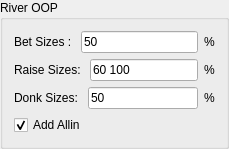
             <widget class="QGroupBox" name="groupBox_6">
              <property name="title">
               <string>River OOP</string>
              </property>
              <layout class="QVBoxLayout" name="verticalLayout_9">
               <item>
                <layout class="QHBoxLayout" name="horizontalLayout_46">
                 <item>
                  <widget class="QLabel" name="label_64">
                   <property name="text">
                    <string>Bet Sizes : </string>
                   </property>
                  </widget>
                 </item>
                 <item>
                  <widget class="QLineEdit" name="river_oop_bet">
                   <property name="text">
                    <string>50</string>
                   </property>
                  </widget>
                 </item>
                 <item>
                  <widget class="QLabel" name="label_65">
                   <property name="text">
                    <string>%</string>
                   </property>
                  </widget>
                 </item>
                </layout>
               </item>
               <item>
                <layout class="QHBoxLayout" name="horizontalLayout_45">
                 <item>
                  <widget class="QLabel" name="label_62">
                   <property name="text">
                    <string>Raise Sizes: </string>
                   </property>
                  </widget>
                 </item>
                 <item>
                  <widget class="QLineEdit" name="river_oop_raise">
                   <property name="text">
                    <string>60 100</string>
                   </property>
                  </widget>
                 </item>
                 <item>
                  <widget class="QLabel" name="label_63">
                   <property name="text">
                    <string>%</string>
                   </property>
                  </widget>
                 </item>
                </layout>
               </item>
               <item>
                <layout class="QHBoxLayout" name="horizontalLayout_47">
                 <item>
                  <widget class="QLabel" name="label_66">
                   <property name="text">
                    <string>Donk Sizes: </string>
                   </property>
                  </widget>
                 </item>
                 <item>
                  <widget class="QLineEdit" name="river_oop_donk">
                   <property name="text">
                    <string>50</string>
                   </property>
                  </widget>
                 </item>
                 <item>
                  <widget class="QLabel" name="label_67">
                   <property name="text">
                    <string>%</string>
                   </property>
                  </widget>
                 </item>
                </layout>
               </item>
               <item>
                <layout class="QHBoxLayout" name="horizontalLayout_48">
                 <item>
                  <widget class="QCheckBox" name="river_oop_allin">
                   <property name="text">
                    <string>Add Allin</string>
                   </property>
                   <property name="checked">
                    <bool>true</bool>
                   </property>
                  </widget>
                 </item>
                </layout>
               </item>
              </layout>
             </widget>
